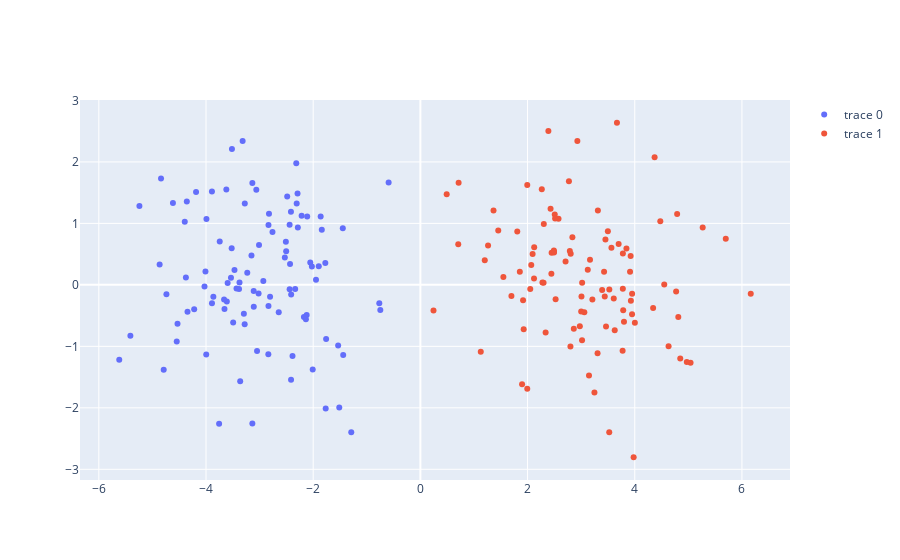

Notebook source saved alongside this figure:
### Markdown cell above
## 3.1.1 - 3.1.2

### Code cell
N = 100
(A, B) = multivariate(N, [-3,0], [3,0], 1, 1)

fig = go.Figure()
fig.add_trace(go.Scatter(x=A[:,0], y=A[:,1], mode="markers"))
fig.add_trace(go.Scatter(x=B[:,0], y=B[:,1], mode="markers"))
fig.show()

features = np.concatenate([A,B],axis=0)
targets = np.concatenate([-np.ones((A.shape[0],1)), np.ones((B.shape[0],1))], axis=0)
print(features.shape)
print(targets.shape)
